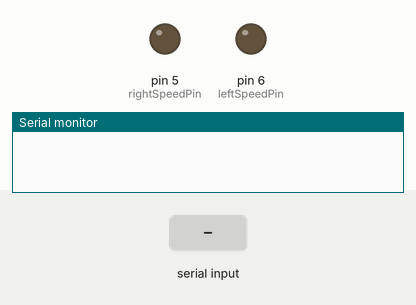
A sketch run on a simulated Arduino Uno, built with avr-gcc and run on an emulated ATmega328P. Shown: output pins drawn as LEDs (lit = HIGH), the last lines printed to the serial monitor. Inputs (shaded band) come from the test bench.

Above: at 1.2 s.
1.3 s: "G" received over Serial
At 1.9 s:
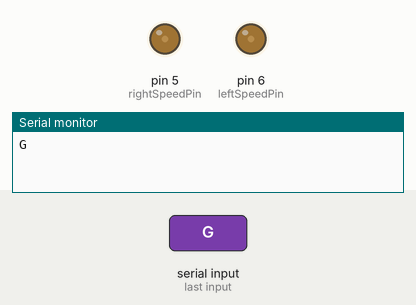
2.8 s: "R" received over Serial
At 3.1 s:
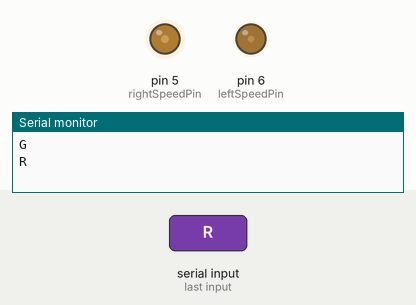
4.3 s: "B" received over Serial
At 5.4 s:
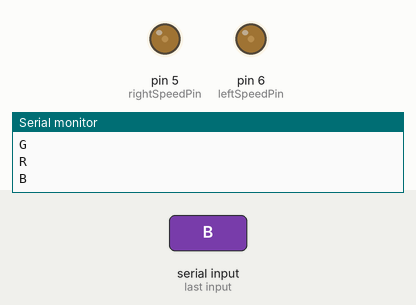
Timing chart, 0 to 7.3 s (numbered marks = the images above; inputs shaded):
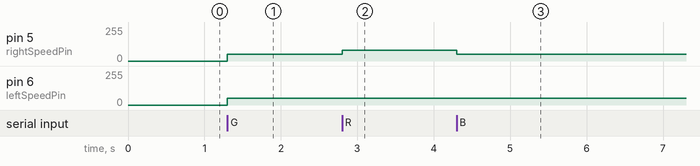

The sketch:

bluetoothControl.ino
```cpp
#include <Adafruit_NeoPixel.h>


/* Константы пиннов для управления  */
/** Левым мотором */
int leftSpeedPin = 6; /* для установки скорости в диапазоне от 0 до 255 */
int leftBackPin = 15; // для выхода
int leftForwardPin = 14; // для входа

/** Правым мотором */
int rightSpeedPin = 5; /* для установки скорости в диапазоне от 0 до 255 */
int rightBackPin = 16; // для выхода
int rightForwardPin = 17; // для входа

/** Датчиком */
int trigPin = 3; // для посылания ультра звука (output)
int echoPin = 2; // для получения обратно ультра звука (input)


float duration, distance;

/* Константы для управления (команды) */
char command = 'S'; // первоначальная комманда
char STOP = 'S'; // стоп
char GO = 'G'; // вперед
char LEFT = 'L'; // налево
char RIGHT = 'R'; // направо
char BACK = 'B'; // назад

int tempSquare = 0;

Adafruit_NeoPixel RGB = Adafruit_NeoPixel(4, 7, NEO_RGB + NEO_KHZ800);


// **** UTILS BEGIN ****

void showDistance(int distance) {
  Serial.println(" ");
  Serial.print(distance);
  Serial.println(" cm");
  Serial.println(" ");
}

int calcDistance(int duration) {
  Serial.print("duration");
  Serial.println(duration);
  return (duration) / 100;
}

/* функция для управления левым мотором */
void leftRun(char state, int __speed = 50) {
  if(state == STOP) {
    digitalWrite(leftBackPin, LOW); //
    digitalWrite(leftForwardPin, LOW); //
    return;
  }

  if(state == BACK) {
     analogWrite(leftSpeedPin, __speed);
     digitalWrite(leftBackPin, HIGH);
     digitalWrite(leftForwardPin, LOW);
     return;
  }

  analogWrite(leftSpeedPin, __speed = 50);
  digitalWrite(leftBackPin, LOW);
  digitalWrite(leftForwardPin, HIGH);
}

void rightRun(char state, int __speed=50) {
  if(state == STOP) {
    digitalWrite(rightBackPin, LOW);
    digitalWrite(rightForwardPin, LOW);
    return;
  }

  if(state == BACK) {
    analogWrite(rightSpeedPin, __speed);
    digitalWrite(rightBackPin, HIGH);
    digitalWrite(rightForwardPin, LOW);
    return;
  }

  analogWrite(rightSpeedPin, __speed);
  digitalWrite(rightBackPin, LOW);
  digitalWrite(rightForwardPin, HIGH);
}

void logger(String state) {
  Serial.println("*** - ***");
  Serial.println(state);
  Serial.println("*** - ***");
}

void _run() {
  leftRun(GO);
  rightRun(GO);
}

void stoping() {
  leftRun(STOP);
  rightRun(STOP);
}

void back() {
  leftRun(BACK);
  rightRun(BACK);

}

void left() {
  leftRun(GO, 80);
  rightRun(BACK);
  delay(250);
  stoping();
}

void right() {
  leftRun(BACK);
  rightRun(GO, 80);
  delay(250);
  stoping();
}


void circle() {
  leftRun(GO, 65);
  rightRun(BACK);
}

void square() {

  _run();

  delay(1000);

  stoping();

  delay(500);


  circle();
  delay(250);
  stoping();
}

void setColor(byte color = 0x00FF00) {
  Serial.println(color);
  for(int i = 0; i < 4; ++i) {
    RGB.setPixelColor(i, 0x00FF00);
  }
//  RGB.show();
}
// **** UTILS END ****


void setup() {
  Serial.begin(115200);
  pinMode(trigPin, OUTPUT);
  pinMode(echoPin, INPUT);

}

void loop() {

//  digitalWrite(trigPin, HIGH);
//  delayMicroseconds(10);
//  digitalWrite(trigPin, LOW);
//
//  duration = pulseIn(echoPin, HIGH);
//  distance = calcDistance(duration);
//
//  showDistance(distance);

  if(Serial.available() > 0) {
    command = Serial.read();
    Serial.println(command);

  }
//  ++distance;
//  delay(500);
//  if(distance <= 5) {
//    stoping();
//    return;
//  }

//  if(command == 'G' || com/
//
  switch(command) {
    case 'G': {
        _run();
        break;
    }

    case 'B': {
        back();
        break;
    }

    case 'S': {
        stoping();
        break;
    }

    case 'L': {
        left();
        command = STOP;
        break;
    }

    case 'R': {
        right();
        command = STOP;
        break;
    }

    case 'r': {
      Serial.println("Switch working");
      Serial.println(command);

      setColor();
      break;
      }

    default: {
      Serial.println("com ");
      Serial.println(command);
      break;
    }
  }
//


//
//  delay(3000);
//
//  circle();
//
//  delay(3000);

//  switch(command) {
//    case LEFT: {
//
//      return;
//    }
//
//  }


}
```

Measured:
- after the input at 1.3 s, pin 5 (rightSpeedPin), pin 6 (leftSpeedPin): 0/255 → 50/255 at once
- after the input at 2.8 s, pin 5 (rightSpeedPin): 50/255 → 80/255 at once
- after the input at 4.3 s, pin 5 (rightSpeedPin): 80/255 → 50/255 at once
